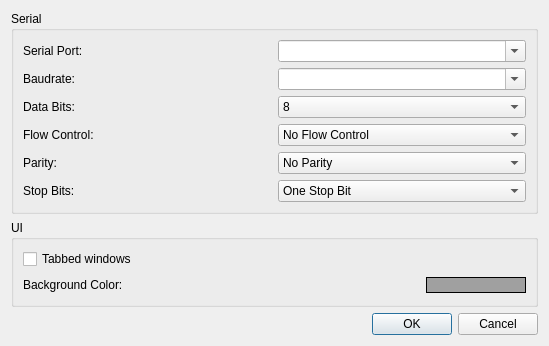
<?xml version="1.0" encoding="UTF-8"?>
<ui version="4.0">
 <class>Settings</class>
 <widget class="QDialog" name="Settings">
  <property name="geometry">
   <rect>
    <x>0</x>
    <y>0</y>
    <width>549</width>
    <height>329</height>
   </rect>
  </property>
  <property name="windowTitle">
   <string>Settings</string>
  </property>
  <property name="windowIcon">
   <iconset resource="icons.qrc">
    <normaloff>:/images/settings.png</normaloff>:/images/settings.png</iconset>
  </property>
  <layout class="QVBoxLayout" name="verticalLayout">
   <item>
    <widget class="QGroupBox" name="groupBox">
     <property name="title">
      <string>Serial</string>
     </property>
     <layout class="QVBoxLayout" name="verticalLayout_2">
      <item>
       <layout class="QHBoxLayout" name="horizontalLayout_3">
        <item>
         <widget class="QLabel" name="label">
          <property name="text">
           <string>Serial Port:</string>
          </property>
         </widget>
        </item>
        <item>
         <widget class="QComboBox" name="serialPort">
          <property name="editable">
           <bool>true</bool>
          </property>
         </widget>
        </item>
       </layout>
      </item>
      <item>
       <layout class="QHBoxLayout" name="horizontalLayout_4">
        <item>
         <widget class="QLabel" name="label_2">
          <property name="text">
           <string>Baudrate:</string>
          </property>
         </widget>
        </item>
        <item>
         <widget class="QComboBox" name="baudrate">
          <property name="editable">
           <bool>true</bool>
          </property>
         </widget>
        </item>
       </layout>
      </item>
      <item>
       <layout class="QHBoxLayout" name="horizontalLayout">
        <property name="topMargin">
         <number>0</number>
        </property>
        <item>
         <widget class="QLabel" name="label_3">
          <property name="text">
           <string>Data Bits:</string>
          </property>
         </widget>
        </item>
        <item>
         <widget class="QComboBox" name="dataBits">
          <property name="currentIndex">
           <number>3</number>
          </property>
          <item>
           <property name="text">
            <string>5</string>
           </property>
          </item>
          <item>
           <property name="text">
            <string>6</string>
           </property>
          </item>
          <item>
           <property name="text">
            <string>7</string>
           </property>
          </item>
          <item>
           <property name="text">
            <string>8</string>
           </property>
          </item>
         </widget>
        </item>
       </layout>
      </item>
      <item>
       <layout class="QHBoxLayout" name="horizontalLayout_5">
        <property name="topMargin">
         <number>0</number>
        </property>
        <item>
         <widget class="QLabel" name="label_5">
          <property name="text">
           <string>Flow Control:</string>
          </property>
         </widget>
        </item>
        <item>
         <widget class="QComboBox" name="flowControl">
          <item>
           <property name="text">
            <string>No Flow Control</string>
           </property>
          </item>
          <item>
           <property name="text">
            <string>Hardware Flow Control (RTS/CTS)</string>
           </property>
          </item>
          <item>
           <property name="text">
            <string>Software Flow Control (XON/XOFF)</string>
           </property>
          </item>
         </widget>
        </item>
       </layout>
      </item>
      <item>
       <layout class="QHBoxLayout" name="horizontalLayout_6">
        <property name="topMargin">
         <number>0</number>
        </property>
        <item>
         <widget class="QLabel" name="label_6">
          <property name="text">
           <string>Parity:</string>
          </property>
         </widget>
        </item>
        <item>
         <widget class="QComboBox" name="parity">
          <item>
           <property name="text">
            <string>No Parity</string>
           </property>
          </item>
          <item>
           <property name="text">
            <string>Even</string>
           </property>
          </item>
          <item>
           <property name="text">
            <string>Odd</string>
           </property>
          </item>
          <item>
           <property name="text">
            <string>Space</string>
           </property>
          </item>
          <item>
           <property name="text">
            <string>Mark</string>
           </property>
          </item>
         </widget>
        </item>
       </layout>
      </item>
      <item>
       <layout class="QHBoxLayout" name="horizontalLayout_7">
        <property name="topMargin">
         <number>0</number>
        </property>
        <item>
         <widget class="QLabel" name="label_7">
          <property name="text">
           <string>Stop Bits:</string>
          </property>
         </widget>
        </item>
        <item>
         <widget class="QComboBox" name="stopBits">
          <item>
           <property name="text">
            <string>One Stop Bit</string>
           </property>
          </item>
          <item>
           <property name="text">
            <string>One &amp; Half Stop Bit</string>
           </property>
          </item>
          <item>
           <property name="text">
            <string>Two Stop Bits</string>
           </property>
          </item>
         </widget>
        </item>
       </layout>
      </item>
     </layout>
    </widget>
   </item>
   <item>
    <widget class="QGroupBox" name="groupBox_2">
     <property name="title">
      <string>UI</string>
     </property>
     <layout class="QVBoxLayout" name="verticalLayout_3">
      <item>
       <layout class="QFormLayout" name="formLayout">
        <item row="0" column="0">
         <widget class="QCheckBox" name="tabCheckBox">
          <property name="text">
           <string>Tabbed windows</string>
          </property>
         </widget>
        </item>
        <item row="1" column="0">
         <widget class="QLabel" name="label_4">
          <property name="text">
           <string>Background Color:</string>
          </property>
         </widget>
        </item>
        <item row="1" column="1">
         <layout class="QHBoxLayout" name="horizontalLayout_2">
          <item>
           <spacer name="horizontalSpacer">
            <property name="orientation">
             <enum>Qt::Horizontal</enum>
            </property>
            <property name="sizeHint" stdset="0">
             <size>
              <width>40</width>
              <height>20</height>
             </size>
            </property>
           </spacer>
          </item>
          <item>
           <widget class="QPushButton" name="colorBtn">
            <property name="minimumSize">
             <size>
              <width>100</width>
              <height>0</height>
             </size>
            </property>
            <property name="cursor">
             <cursorShape>PointingHandCursor</cursorShape>
            </property>
            <property name="styleSheet">
             <string notr="true">
QPushButton {
     background-color: #a0a0a0; border: 1px solid black;
}

</string>
            </property>
            <property name="text">
             <string/>
            </property>
            <property name="autoDefault">
             <bool>true</bool>
            </property>
            <property name="flat">
             <bool>false</bool>
            </property>
           </widget>
          </item>
         </layout>
        </item>
       </layout>
      </item>
     </layout>
    </widget>
   </item>
   <item>
    <widget class="QDialogButtonBox" name="buttonBox">
     <property name="orientation">
      <enum>Qt::Horizontal</enum>
     </property>
     <property name="standardButtons">
      <set>QDialogButtonBox::Cancel|QDialogButtonBox::Ok</set>
     </property>
    </widget>
   </item>
  </layout>
 </widget>
 <resources>
  <include location="icons.qrc"/>
 </resources>
 <connections>
  <connection>
   <sender>buttonBox</sender>
   <signal>accepted()</signal>
   <receiver>Settings</receiver>
   <slot>accept()</slot>
   <hints>
    <hint type="sourcelabel">
     <x>248</x>
     <y>254</y>
    </hint>
    <hint type="destinationlabel">
     <x>157</x>
     <y>274</y>
    </hint>
   </hints>
  </connection>
  <connection>
   <sender>buttonBox</sender>
   <signal>rejected()</signal>
   <receiver>Settings</receiver>
   <slot>reject()</slot>
   <hints>
    <hint type="sourcelabel">
     <x>316</x>
     <y>260</y>
    </hint>
    <hint type="destinationlabel">
     <x>286</x>
     <y>274</y>
    </hint>
   </hints>
  </connection>
 </connections>
</ui>
